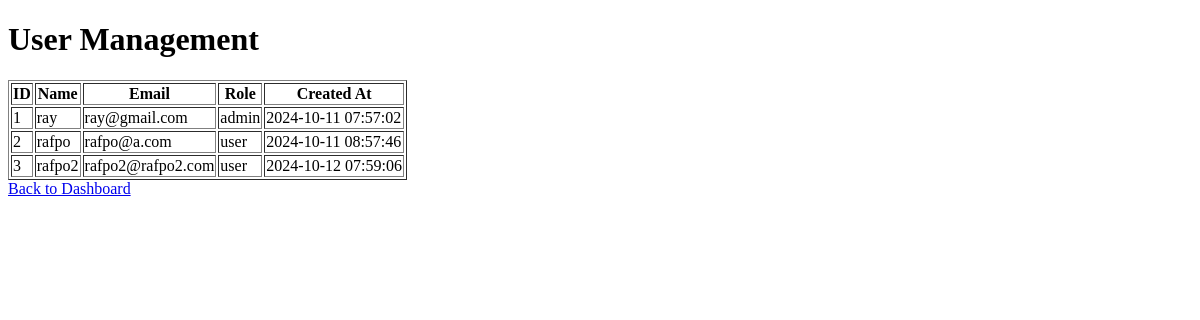
Page /lec/admin/user-management.php on the earlier database version.
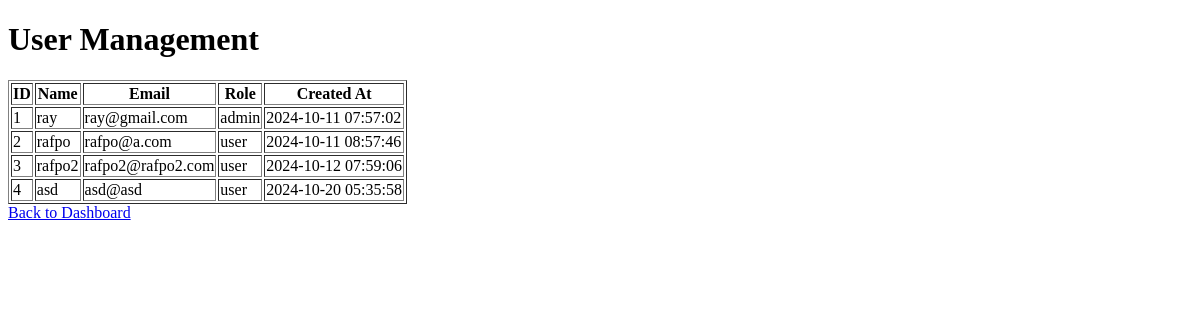
Same page on the later database version.
### tables this page shows
CREATE TABLE `users` (
  `id` int(11) NOT NULL,
  `name` varchar(100) NOT NULL,
  `email` varchar(100) NOT NULL,
  `password` varchar(255) NOT NULL,
  `role` enum('admin','user') DEFAULT 'user',
  `created_at` timestamp NOT NULL DEFAULT current_timestamp()
);

### lec/admin/user-management.php (the view, shortened to what this page needs)
<?php
$database = new Database();
$db = $database->getConnection();
$query = "SELECT id, name, email, role, created_at FROM users ORDER BY created_at ASC";
$users = $db->query($query)->fetchAll(PDO::FETCH_ASSOC);
?>
<!DOCTYPE html>
<html>
<head>
</head>
<body>
    <h1>User Management</h1>
    <table border="1">
        <tr>
            <th>ID</th>
            <th>Name</th>
            <th>Email</th>
            <th>Role</th>
            <th>Created At</th>
        </tr>
        <?php foreach ($users as $user): ?>
        <tr>
            <td><?= htmlspecialchars($user['id']) ?></td>
            <td><?= htmlspecialchars($user['name']) ?></td>
            <td><?= htmlspecialchars($user['email']) ?></td>
            <td><?= htmlspecialchars($user['role']) ?></td>
            <td><?= htmlspecialchars($user['created_at']) ?></td>
        </tr>
        <?php endforeach; ?>
    </table>
    <a href="dashboard.php">Back to Dashboard</a>
</body>
</html>

Differences in the rows shown:
added users: id "4", name "asd", email "asd@asd", role "user", created_at "2024-10-20 05:35:58"
